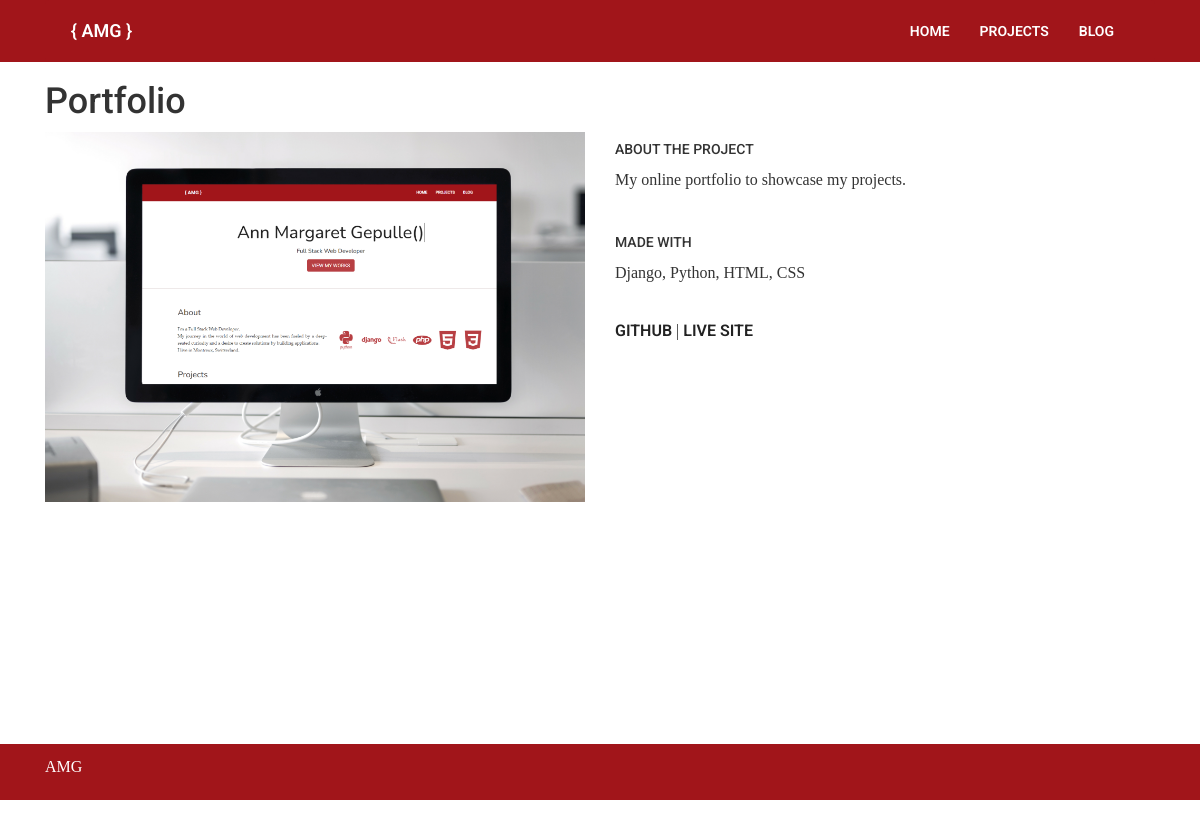
Page /2/ on the committed database.
### projects/models.py (models this page shows, shortened)
class Project(models.Model):
	title = models.CharField(max_length=100)
	introtext = models.CharField(max_length=200, blank=True)
	description = models.TextField()
	technology = models.CharField(max_length=200)
	githuburl = models.URLField(max_length=250, blank=True)
	livesite = models.URLField(max_length=250, blank=True)
	image = models.FileField(upload_to="project_images/", blank=True)

### projects/views.py (the view)
# urls.py: path("<int:pk>/", views.project_detail, name="project_detail"),
def project_detail(request, pk):
	project = Project.objects.get(pk=pk)
	context = {
		'project': project
	}
	return render(request, 'project_detail.html', context)

### projects/templates/project_detail.html
{% extends "base.html" %}
{% load static %}
{% block page_content %}
<div class="container">
<h1>{{ project.title }}</h1>
    <div class="row">
        <div class="col-md-6">
            <img src="{% static project.image %}" alt="" width="100%">
        </div>
        <div class="col-md-4">
            <h5>ABOUT THE PROJECT</h5>
            <p>{{ project.description }}</p>
            <br>
            <h5>MADE WITH</h5>
            <p>{{ project.technology }}</p>
            <br>
            <p>
                <span><a href="{{ project.githuburl }}" target="_blank">GITHUB</a></span><span>  |  </span>
                <span><a href="{{ project.livesite }}" target="_blank">LIVE SITE</a></span>
            </p>
        </div>
    </div>
</div>
{% endblock %}

### projects/static/css/styles.css (style rules this page uses)
a, a:focus, a:hover { color: #222; text-transform: uppercase; font-weight: 600; font-family: 'Roboto', 'Avenir' , Arial, Helvetica, sans-serif; }
p { line-height: 1.6; font-size: medium; text-align: justify; }
h1,h2,h3, h4,h5,h6 { font-family: 'Roboto', 'Avenir' , Arial, Helvetica, sans-serif; }
html, body { font-family: Palatino, "Palatino Linotype", "Book Antiqua", "Hoefler Text", Georgia, "Lucida Bright", Cambria, Times, "Times New Roman", serif; line-height: 1.6; min-height: 100vh; position: relative; padding-bottom: 30px; }

### rows in the picture
Project: title "Portfolio", image (picture), description "My online portfolio to showcase my projects.", technology "Django, Python, HTML, CSS"
